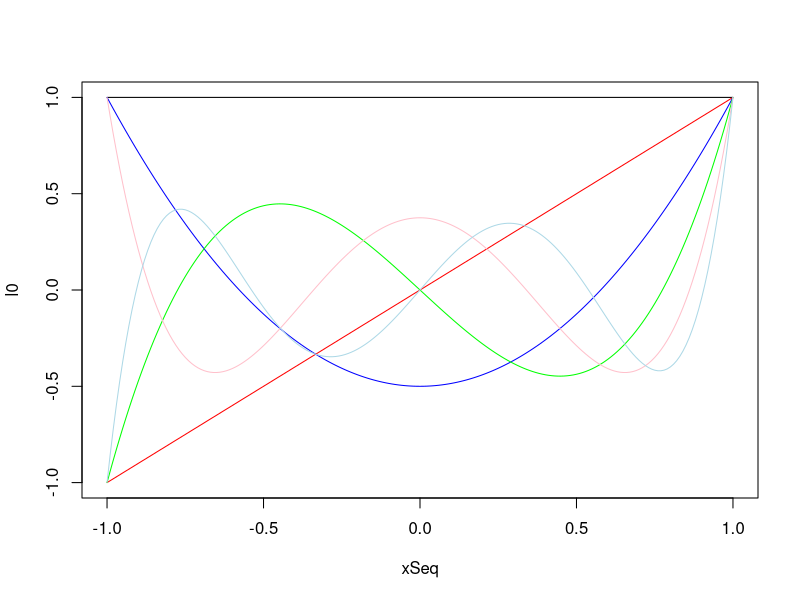
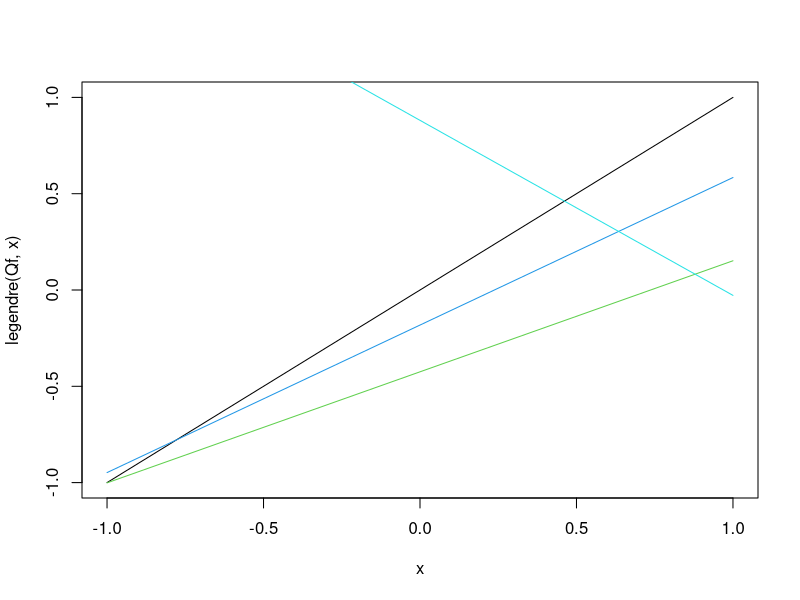
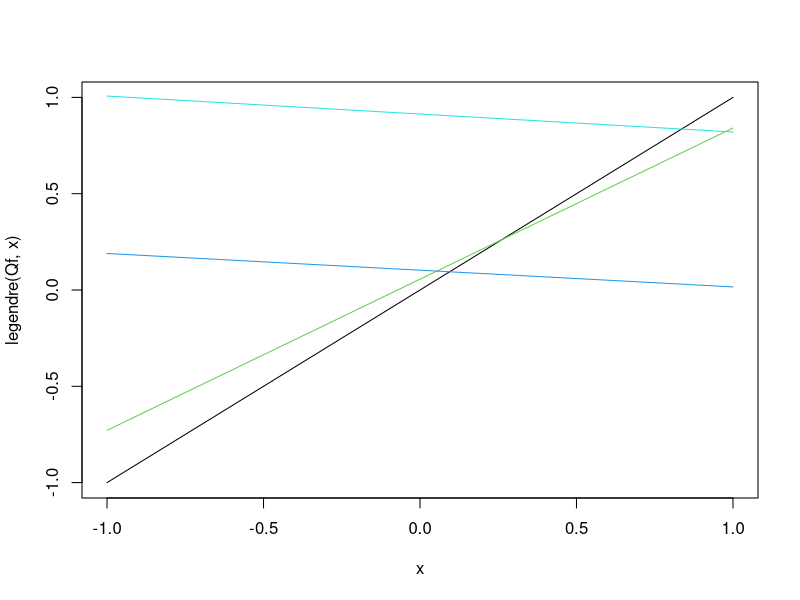
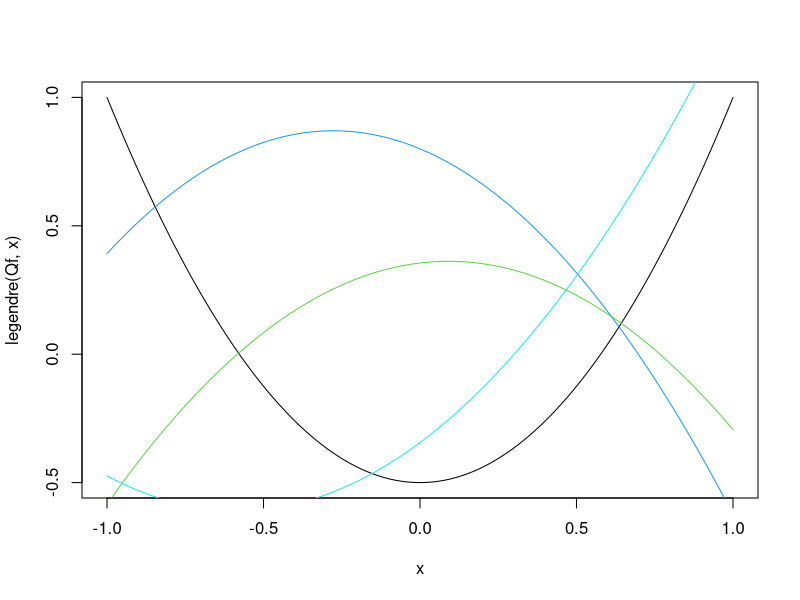
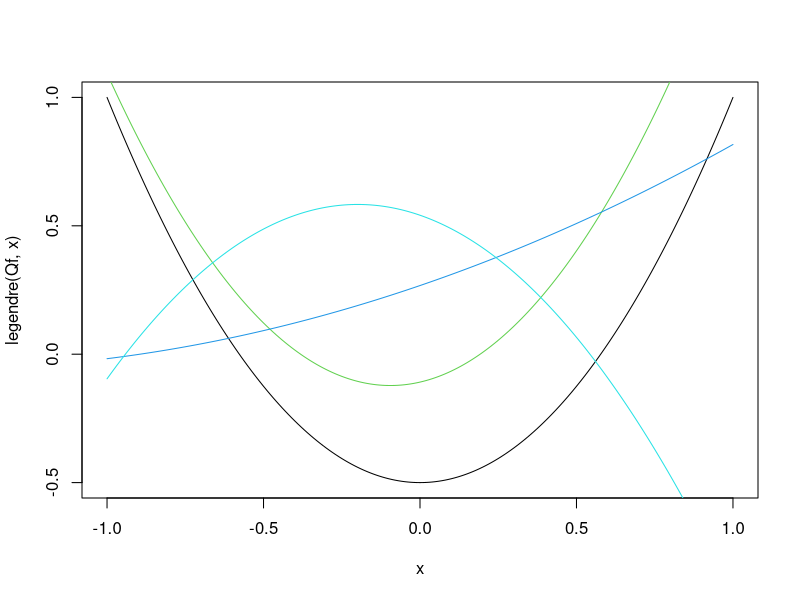
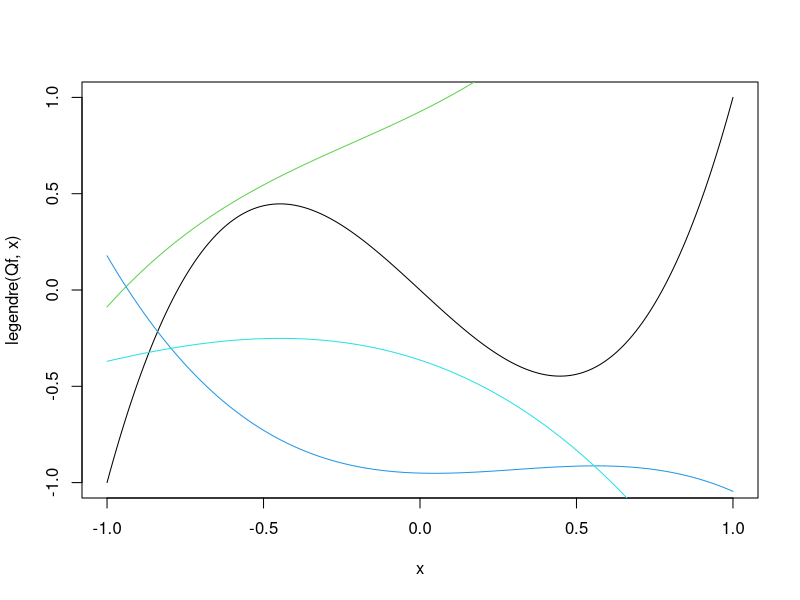
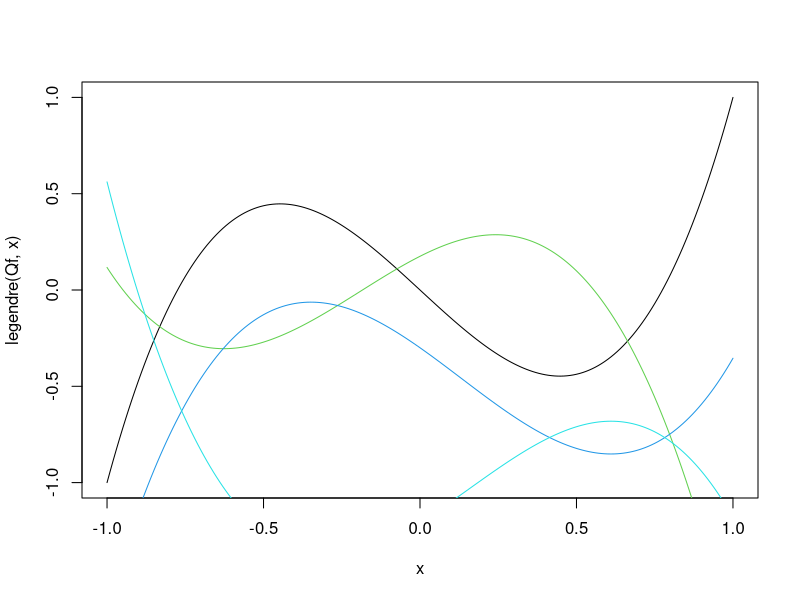
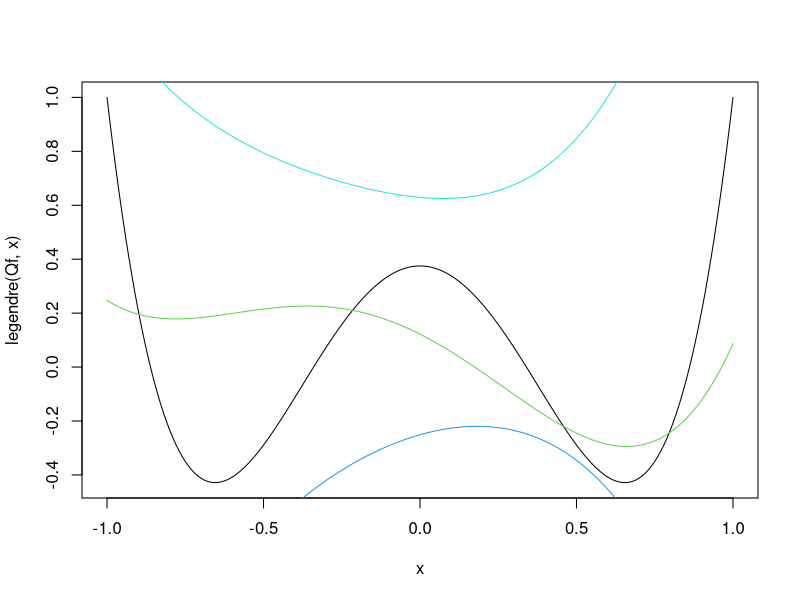

These charts were generated, in order, by the following R code: (Note: this script raises an error after producing the figures.)
### Q1 
legendre = function(order, x)
{
  
  L = 0
  
  for(i in 0:order)
  {
    L = L + (x^i)*choose(order, i)*choose(((order + i - 1)/2), order)
  }
  
  L = (2^order)*L
  
}

xSeq = seq(-1, 1, by = 1/100)

l0 = legendre(0, xSeq)
l1 = legendre(1, xSeq)
l2 = legendre(2, xSeq)
l3 = legendre(3, xSeq)
l4 = legendre(4, xSeq)
l5 = legendre(5, xSeq)

plot(xSeq, l0, type = "l", ylim = c(-1, 1))
lines(xSeq, l1, col = "red")
lines(xSeq, l2, col = "blue")
lines(xSeq, l3, col = "green")
lines(xSeq, l4, col = "pink")
lines(xSeq, l5, col = "lightblue")

set.seed(123)

legenTarget = function(targets, Qf, x)
{
  
  plot(x, legendre(Qf, x), type = "l")
  
  for(j in 1:targets)
  {
    f = 0
    tempBeta = runif(Qf+1, -1, 1)
    for(i in 0:Qf)
    {
      f = f + tempBeta[i+1]*legendre(i, x)
    }
    
    lines(x, f, col = (j+2))
  }
  
  
  
}

polyTarget = function(targets, Qf, x)
{
  plot(x, legendre(Qf, x), type = "l")
  
  for(j in 1:targets)
  {
    
    f = 0
    tempAlpha = runif(Qf + 1, -1, 1)
    for (i in 0:Qf)
    {
      f = f + tempAlpha[i+1]*(x^i)
    }
    
    lines(x, f, col = (j+2))
  }
}

polyTarget(3, 1, xSeq)
legenTarget(3, 1, xSeq)

polyTarget(3, 2, xSeq)
legenTarget(3, 2, xSeq)

polyTarget(3, 3, xSeq)
legenTarget(3, 3, xSeq)

polyTarget(3, 4, xSeq)
legenTarget(3, 4, xSeq)

polyTarget(3, 5, xSeq)
legenTarget(3, 5, xSeq)

###


### Q2


###


### Q3

set.seed(2023)

underlying = function(x, a, b)
{

  y = rep(0, length(x))
  for (j in 1:length(x))
  {
    if (x[j] < 0)
    {
      y[j] = abs(x[j] + 1) - 0.5
    }
    
    if (x[j] >= 0)
    {
      y[j] = abs(x[j] - 1) - 0.5
    }
  }
  
  return(list(y = y))
}

xBase = seq(-2, 2, length.out = 500)
runUnderlying = underlying(xBase, -2, 2)
plot(xBase, runUnderlying$y, type = "l")

x1 = runif(5, -2, 2)
x2 = runif(5, -2, 2)
x3 = runif(5, -2, 2)
x4 = runif(5, -2, 2)
x5 = runif(5, -2, 2)

run1 = underlying(x1, -2, 2)
run2 = underlying(x2, -2, 2)
run3 = underlying(x3, -2, 2)
run4 = underlying(x4, -2, 2)
run5 = underlying(x5, -2, 2)

hyp1 = function(x, xPred, y, color, plt)
{
  mod = lm(y ~ x)
  
  pred = predict(mod, newdata = data.frame(x = xPred))
  
  if (plt)
  {
    lines(xPred, pred, col = color) 
  }
  return(y)
}

hyp2 = function(x, xPred, y, color, plt)
{
  mod = lm(y ~ sin(pi*x) + cos(pi*x) - 1)
  pred = predict(mod, newdata = data.frame(x = xPred))
  if (plt)
  {
    lines(xPred, pred, col = color)
  }
  return(y)
}
plot(xBase, runUnderlying$y, type = "l")
hyp1(x1, xBase, run1$y, "red", TRUE)
points(x1, run1$y, col = "red", type = "p", lwd = 5)
hyp1(x2, xBase, run2$y, "blue", TRUE)
points(x2, run2$y, col = "blue", type = "p", lwd = 5)
hyp1(x3, xBase, run3$y, "green", TRUE)
points(x3, run3$y, col = "green", type = "p", lwd = 5)
hyp1(x4, xBase, run4$y, "pink", TRUE)
points(x4, run4$y, col = "pink", type = "p", lwd = 5)
hyp1(x5, xBase, run5$y, "magenta", TRUE)
points(x5, run5$y, col = "magenta", type = "p", lwd = 5)

plot(xBase, runUnderlying$y, type = "l")
hyp2(x1, xBase, run1$y, "red", TRUE)
points(x1, run1$y, col = "red", type = "p", lwd = 5)
hyp2(x2, xBase, run2$y, "blue", TRUE)
points(x2, run2$y, col = "blue", type = "p", lwd = 5)
hyp2(x3, xBase, run3$y, "green", TRUE)
points(x3, run3$y, col = "green", type = "p", lwd = 5)
hyp2(x4, xBase, run4$y, "pink", TRUE)
points(x4, run4$y, col = "pink", type = "p", lwd = 5)
hyp2(x5, xBase, run5$y, "magenta", TRUE)
points(x5, run5$y, col = "magenta", type = "p", lwd = 5)


bias_var = function(N, M, hyp, dx)
{
  xx_lat = seq(-2, +2, dx)
  Nx = length(xx_lat)
  
  gBar = xx_lat*0
  
  G_D = matrix(0, M, Nx)
  
  testError = 0
  for (i in 1:M)
  {
    resTemp = underlying(5, -2, 2, TRUE)
    
    if (hyp == 1)
    {
      resModelTemp = hyp1(xx_lat, resTemp$y, "", FALSE)
      g_D = resModelTemp
      
    }
    if (hyp == 2)
    { 
      g_D = hyp2(xx_lat, resTemp$y, "", FALSE)
    }
    print(g_D)
    G_D[i, ] = g_D
    gBar = gBar + g_D
    
    dat_oos = underlying(N, -2, 2, TRUE)
    pred_oos = predict(resModelTemp, data.frame(x = dat_oos$x))
    testErrorD = mean((dat_oos$y - pred_oos)^2)
    testError = testError + testErrorD
  }
  
  gBar = gBar/M
  
  phi_x = 1/2
  bias2 = (gBar - f(xx_lat))[-Nx]^2*phi_x*dx
  bias2
  
  
  testError = testError/M
  
  ones = matrix(1, M, 1)
  varAtX = colSums((G_D - ones%*%g_bar)^2)/M # calculate variance at each point x
  var = sum(varAtX[-Nx]*phi_x*dx) # Usual riemann integral 
  var
  
  both = bias2 + var
  
  return(list("testError" = testError, "biasSquared" = bias2, "variance" = var))
}

bias_var(5, 1000, 1, 1/100)

###



### Q4 
dat = read.table("Collider_Data_2022.txt", h = TRUE,stringsAsFactors =TRUE)

head(dat)

max.col(dat[, 3:5])

plot(dat$X1, dat$X2, col = max.col(dat[, 3:5]), type = "p", lwd = 4)

####

